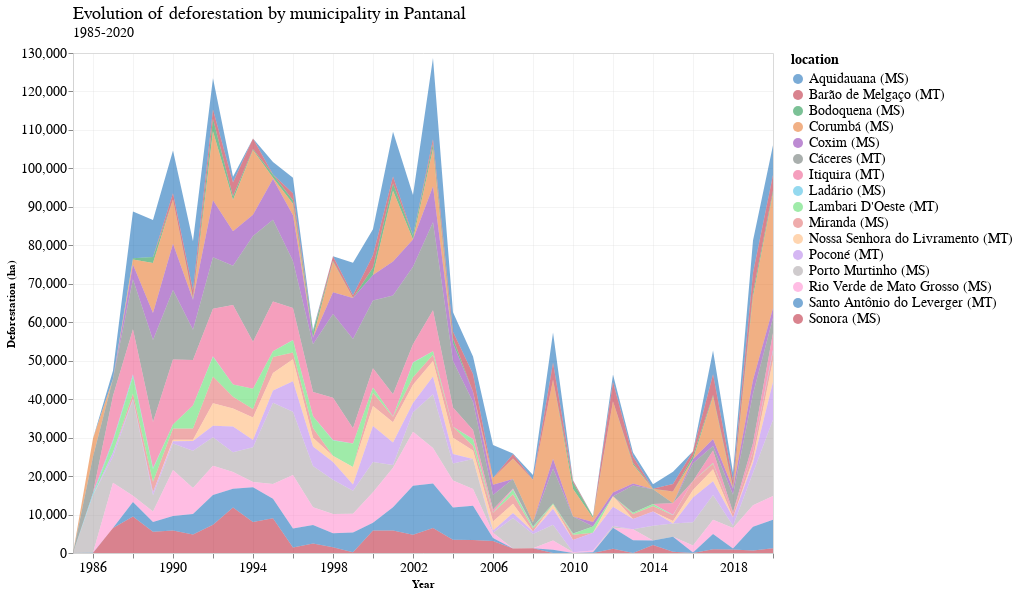

Here is the notebook cell this chart was saved with:
### Markdown cell above
### 2.1 Evolution Deforestation

### Code cell
qntd_deforestation_chart = alt.Chart(pantanal_deforestation_df).mark_area(opacity=0.55).encode(
    x=alt.X('year:T', axis=alt.Axis(title="Year")),
    y=alt.Y('deforestation_ha:Q', axis=alt.Axis(title="Deforestation (ha)")),
    color='location',
#     opacity='location_UF:O'
)

# qntd_total_deforestation_chart = alt.Chart(pantanal_deforestation_df).mark_point(color='red').encode(
#     x='year:T',
#     y='sum_deforestation:Q',
# #     color='location',
# #     opacity='location_UF:O'
# ).transform_aggregate(
#     sum_deforestation='sum(deforestation_ha)',
#     groupby=[
#         "year", 
#     ]
# )

final_chart = qntd_deforestation_chart.properties(
    width=700,
    height=500
).properties(
    title=science_theme_title(
        text="Evolution of deforestation by municipality in Pantanal", 
        subtitle="1985-2020"
    )
)

final_chart

### Figure 1 — Vega-Lite specification as saved in the notebook (floating-point values rounded to 4 significant figures; data arrays with more than 128 entries replaced by an {"elided": "..."} marker saying what was removed)
{"config": {"view": {"width": 533.3, "height": 300.0, "fill": "white"}, "title": {"align": "left", "anchor": "start", "frame": "group", "font": "Helvetica Neue", "fontSize": 18, "dy": -2, "subtitleFont": "Helvetica Neue", "subtitleFontSize": 14, "fontWeight": "normal"}, "axis": {"domainColor": "lightGrey", "gridColor": "lightGrey", "gridWidth": 0.25, "titleFont": "Helvetica Neue", "titleFontSize": 11, "labelFont": "Helvetica Neue", "labelFontSize": 14}, "legend": {"layout": {"anchor": "start"}, "labelLimit": 0, "titleFontSize": 14, "titleFont": "Helvetica Neue", "labelFontSize": 14, "labelFont": "Helvetica Neue"}, "header": {"title": null, "titleFont": "Helvetica Neue", "labelFont": "Helvetica Neue", "labelFontSize": 14, "labelPadding": 2}, "range": {"category": ["#0C66B5", "#BA1D32", "#0F8E40", "#E56F20", "#862BAF", "#626D69", "#ED5087", "#3DB9E2", "#51DB63", "#E26868", "#FFB270", "#B37CEA", "#A8A1A4", "#FF87CD"]}}, "data": {"name": "data-b85e0fa748aad6e78a06a5682abd58bc"}, "mark": {"type": "area", "opacity": 0.55}, "encoding": {"color": {"field": "location", "type": "nominal"}, "x": {"axis": {"title": "Year"}, "field": "year", "type": "temporal"}, "y": {"axis": {"title": "Deforestation (ha)"}, "field": "deforestation_ha", "type": "quantitative"}}, "height": 500, "title": {"align": "left", "anchor": "start", "frame": "group", "font": "Helvetica Neue", "fontSize": 18, "dy": -2, "subtitleFont": "Helvetica Neue", "subtitleFontSize": 14, "fontWeight": "normal", "text": "Evolution of deforestation by municipality in Pantanal", "subtitle": "1985-2020"}, "width": 700, "$schema": "https://vega.github.io/schema/vega-lite/v4.17.0.json", "datasets": {"data-b85e0fa748aad6e78a06a5682abd58bc": {"elided": "576 records"}}}
